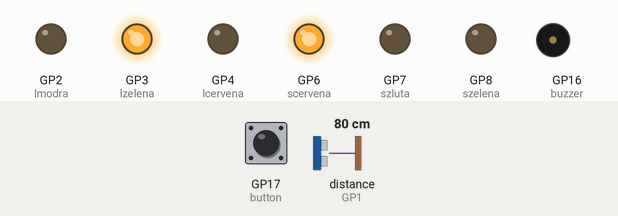
Recording of a program running on a simulated Raspberry Pi Pico running MicroPython. Shown: output pins drawn as LEDs (lit = HIGH), buzzer (waves = sounding). The inputs (shaded band) are chosen by the test bench; at power-on: distance to the obstacle (sensor on GP1) 80 cm, GP17 (button) LOW. The echo pulse lasts 58.3 µs per cm; pins used as bus, display or sensor lines are not drawn.

Above: at 1.2 s.
1.3 s: distance to the obstacle (sensor on GP1) set to 2 cm
At 8.6 s:
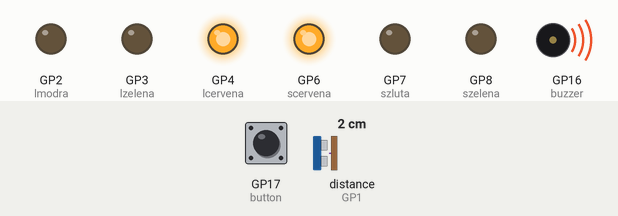
At 13.3 s:
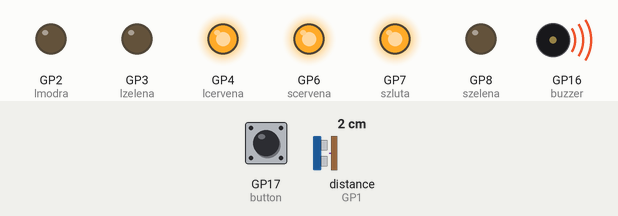
Timing chart, 0 to 19.3 s (numbered marks = the images above; inputs shaded):
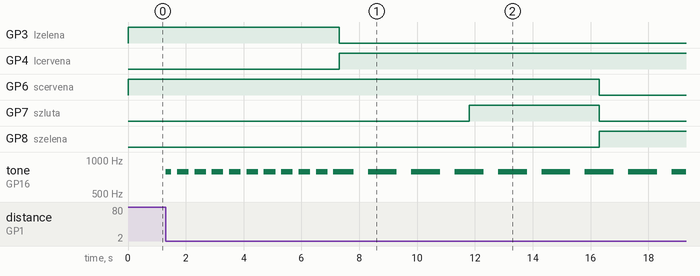

The program:

semafor.py
```python
import machine
import time

# senzor
trig = machine.Pin(0, machine.Pin.OUT)
echo = machine.Pin(1, machine.Pin.IN)

# semafor
szelena = machine.Pin(8, machine.Pin.OUT)
szluta = machine.Pin(7, machine.Pin.OUT)
scervena = machine.Pin(6, machine.Pin.OUT)

#RGBb led dioda
lzelena = machine.Pin(3, machine.Pin.OUT)
lmodra = machine.Pin(2, machine.Pin.OUT)
lcervena = machine.Pin(4, machine.Pin.OUT)

# buzzer a button
button = machine.Pin(17,machine.Pin.IN,machine.Pin.PULL_DOWN)
buzzer =  machine.PWM(machine.Pin(16))


def play_tone(frequency, duration):
    buzzer.freq(frequency)
    buzzer.duty_u16(1000)
    time.sleep(duration)
    buzzer.duty_u16(0)


def measure_distance():

    trig.off()
    time.sleep_us(2)
    trig.on()
    time.sleep_us(10)
    trig.off()


    while echo.value() == 0:
        pass
    start = time.ticks_us()

    while echo.value() == 1:
        pass
    end = time.ticks_us()


    distance = (time.ticks_diff(end, start) * 0.0343) / 2
    return distance

def zvuk_zelena():
    play_tone(784, 0.2)
    time.sleep(0.2)
    play_tone(784, 0.2)

def zvuk_cervena():
    play_tone(784, 0.5)
    time.sleep(0.5)
    play_tone(784, 0.5)

lzelena.value(1)
scervena.value(1)

while True:
    dist = measure_distance()


    if dist < 10:  # Když je něco blíž než 10 cm
        if szelena.value() == 1:
            pass
        else:
            for i in range(10):
                zvuk_zelena()
            lzelena.value(0)
            lcervena.value(1)
            for i in range(3):
                zvuk_cervena()
            scervena.value(1)
            szluta.value(1)
            for i in range(3):
                zvuk_cervena()
            scervena.value(0)
            szluta.value(0)
            szelena.value(1)
            for i in range(6):
                 zvuk_cervena()
    if button.value() == 1 and lzelena.value() == 0:
        for i in range(3):
            zvuk_cervena()
        szelena.value(0)
        szluta.value(1)
        for i in range(3):
            zvuk_cervena()
        szluta.value(0)
        scervena.value(1)
        for i in range(3):
            zvuk_cervena()
        lzelena.value(1)
        lcervena.value(0)
        for i in range(10):
            zvuk_zelena()
```

Measured:
- after the input at 1.3 s, GP3 (lzelena): HIGH → LOW after 6.0 s; GP4 (lcervena): LOW → HIGH after 6.0 s; GP6 (scervena): HIGH → LOW after 15.0 s; GP7 (szluta): LOW → HIGH after 10.5 s, → LOW 4.5 s later; GP8 (szelena): LOW → HIGH after 15.0 s
